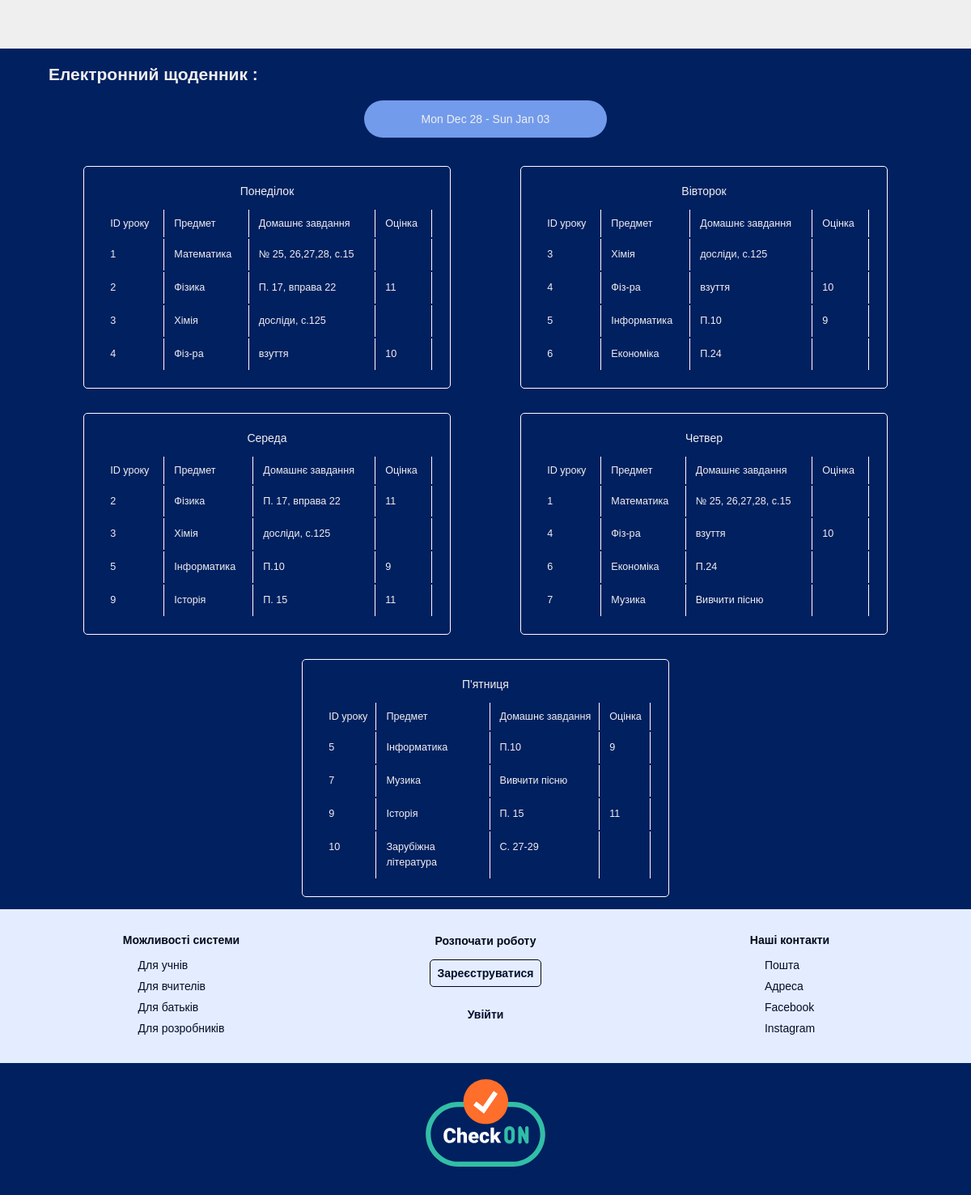
/php/intropage.php, run on the app's committed database.
### tables this page shows
CREATE TABLE `subjects` (
  `id` int(11) NOT NULL,
  `name_subject` varchar(32) NOT NULL DEFAULT '',
  `home_work` varchar(20) NOT NULL DEFAULT '',
  `rating` varchar(32) NOT NULL DEFAULT ''
);

### php/intropage.php (the view, shortened to what this page needs)
<?php include("../includes/header.php"); ?>
<!DOCTYPE html>
<html lang="en">
  <head>
      <link href="../css/style.css" rel="stylesheet">
      <link rel="stylesheet" href="../css/elements.css">
      <link rel="stylesheet" href="../css/base.css">
      <link rel="stylesheet" href="../css/layout.css">
      <link rel="stylesheet" href="../css/form.css">
  </head>
  <body>
    <div class="intropage_container">
      <section id="welcome">
        <div class="table">
          <h2 class="table_heading">Електронний щоденник <?php echo $_SESSION['session_username'];?>:</h2>
          <div class="show_date">
            <div class="date_container">
              <span id="StartOfTheWeek"></span> - <span id="EndOfTheWeek"></span>
            </div>
          </div>
          <div class="table_container">
            <div class="table1">
              <p>Понеділок</p>
              <?php
              $servername = "localhost";
              $username = "root";
              $password = "";
              $dbname = "userlistdb";
              $conn = new mysqli($servername, $username, $password, $dbname);
              $sql = "SELECT id, name_subject, home_work, rating FROM subjects WHERE id BETWEEN 1 AND 4";
              $result = $conn->query($sql);
              if ($result->num_rows > 0) {
                echo "<table><tr><th>ID уроку</th><th>Предмет</th><th>Домашнє завдання</th><th>   Оцінка</th></tr>";
                while($row = $result->fetch_assoc()) {
                  echo "<tr><td>".$row["id"]."</td><td>".$row["name_subject"]."</td><td>".$row["home_work"]."</td><td> ".$row["rating"]."</td></tr>";
                }
                echo "</table>";
              } else {
                echo "0 results";
              }
              $conn->close();  ?>
            </div>
            <div class="table2">
              <p>Вівторок</p>
              <?php
              $servername = "localhost";
              $username = "root";
              $password = "";
              $dbname = "userlistdb";
              $conn = new mysqli($servername, $username, $password, $dbname);
              $sql = "SELECT id, name_subject, home_work, rating FROM subjects WHERE id BETWEEN 3 AND 6";
              $result = $conn->query($sql);
              if ($result->num_rows > 0) {
                echo "<table><tr><th>ID уроку</th><th>Предмет</th><th>Домашнє завдання</th><th>   Оцінка</th></tr>";
                while($row = $result->fetch_assoc()) {
                  echo "<tr><td>".$row["id"]."</td><td>".$row["name_subject"]."</td><td>".$row["home_work"]."</td><td> ".$row["rating"]."</td></tr>";
                }
                echo "</table>";
              } else {
                echo "0 results";
              }
              $conn->close();  ?>
            </div>
            <div class="table3">
              <p>Середа</p>
              <?php
                $servername = "localhost";
                $username = "root";
                $password = "";
                $dbname = "userlistdb";
                $conn = new mysqli($servername, $username, $password, $dbname);
                $sql = "SELECT id, name_subject, home_work, rating FROM subjects WHERE id IN (2,5,3,9)";
                $result = $conn->query($sql);
                if ($result->num_rows > 0) {
                  echo "<table><tr><th> ID уроку</th><th>Предмет</th><th>Домашнє завдання</th><th>   Оцінка</th></tr>";
                  while($row = $result->fetch_assoc()) {
                    echo "<tr><td>".$row["id"]."</td><td>".$row["name_subject"]."</td><td>".$row["home_work"]."</td><td> ".$row["rating"]."</td></tr>";
                  }
                  echo "</table>";
                } else {
                  echo "0 results";
                }
              ?>
            </div>
            <div class="table4">
              <p>Четвер</p>
              <?php
              $servername = "localhost";
              $username = "root";
              $password = "";
              $dbname = "userlistdb";
              $conn = new mysqli($servername, $username, $password, $dbname);
              $sql = "SELECT id, name_subject, home_work, rating FROM subjects  WHERE id IN (1,4,6,7)";
              $result = $conn->query($sql);
              if ($result->num_rows > 0) {
                echo "<table><tr><th>ID уроку</th><th>Предмет</th><th>Домашнє завдання</th><th>   Оцінка</th></tr>";
                while($row = $result->fetch_assoc()) {
                  echo "<tr><td>".$row["id"]."</td><td>".$row["name_subject"]."</td><td>".$row["home_work"]."</td><td> ".$row["rating"]."</td></tr>";
                }
                echo "</table>";
              } else {
                echo "0 results";
              }
              $conn->close();  ?>
            </div>
            <div class="table5">
              <p>П'ятниця</p>
              <?php
                $servername = "localhost";
                $username = "root";
                $password = "";
                $dbname = "userlistdb";
                $conn = new mysqli($servername, $username, $password, $dbname);
                $sql = "SELECT id, name_subject, home_work, rating FROM subjects  WHERE id IN (5,7,10,9)";
                $result = $conn->query($sql);
                if ($result->num_rows > 0) {
                  echo "<table><tr><th>ID уроку</th><th>Предмет</th><th>Домашнє завдання</th><th>   Оцінка</th></tr>";
                  while($row = $result->fetch_assoc()) {
                    echo "<tr><td>".$row["id"]."</td><td>".$row["name_subject"]."</td><td>".$row["home_work"]."</td><td> ".$row["rating"]."</td></tr>";
                  }
                  echo "</table>";
                } else {
                  echo "0 results";
                }
              ?>
            </div>
          </div>
        </div>
      </section>
    </div>
  </body>
</html>
<?php include("../includes/footer.php"); ?>

### css/style.css (style rules this page uses)
body { background: #efefef; font-family: "Open Sans", sans-serif; box-sizing: border-box; }
.intropage_container, .settings_container { margin-top: 60px; font-weight: 400; overflow: hidden; display: flex; flex-direction: column; align-items: center; text-align: center; width: 100vw; height: auto; background: #002060; -webkit-box-shadow: 0 1px 3px rgba(0, 0, 0, 0.13); -moz-box-shadow: 0 1px 3px rgba(0, 0, 0, 0.13); box-shadow: 0 1px 3px rgba(0, 0, 0, 0.13); color: #efefef; }
#welcome { text-align: left; width: 90vw; margin: 0 auto; display: flex; align-items: center; justify-content: center; flex-direction: column; }
.settings_instructions, .table_heading { margin: 20px 0; }
.table_container { display: flex; flex-direction: row; flex-wrap: wrap; justify-content: space-around; align-items: center; width: 90vw; }
.table1, .table2, .table3, .table4, .table5 { border: 1px solid white; text-align: center; border-style: double; border-radius: 5px; border-collapse: separate; padding: 20px; margin: 15px; width: 42%; }
.show_date { background: #739bec; border-radius: 100px; padding: 15px; width: 300px; margin: 20px auto; display: flex; align-items: center; justify-content: center; }
table { width: 100%; }
th, td { padding: 10px; text-align: left; vertical-align: top; font-size: .9em; font-weight: normal; border-right: 1px solid #fff; }
th { white-space: nowrap; }
td:first-child { white-space: nowrap; }
p, td { line-height: 1.5; }

### css/base.css (style rules this page uses)
body { margin: 0; padding: 0; font-size: 0.75%; font-family: "Raleway", sans-serif; font-size: 14px; box-sizing: border-box; color: #6c7279; -webkit-font-smoothing: antialiased; overflow-x: hidden; }
*, *:before, *:after { box-sizing: border-box; }
h1, h2, h3, h4, h5, h6 { margin: 0; }
p { margin: 0 0 10px; }

### data on the page
subjects: id "1", name_subject "Математика", home_work "№ 25, 26,27,28, с.15"
subjects: id "2", name_subject "Фізика", home_work "П. 17, вправа 22", rating "11"
subjects: id "3", name_subject "Хімія", home_work "досліди, с.125"
subjects: id "4", name_subject "Фіз-ра", home_work "взуття", rating "10"
subjects: id "5", name_subject "Інформатика", home_work "П.10", rating "9"
subjects: id "6", name_subject "Економіка", home_work "П.24"
subjects: id "9", name_subject "Історія", home_work "П. 15", rating "11"
subjects: id "7", name_subject "Музика", home_work "Вивчити пісню"
subjects: id "10", name_subject "Зарубіжна література", home_work "С. 27-29"
